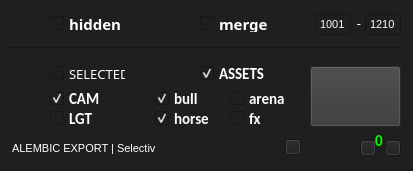
<?xml version="1.0" encoding="UTF-8"?>
<ui version="4.0">
 <class>arAlembicExport</class>
 <widget class="QWidget" name="arAlembicExport">
  <property name="geometry">
   <rect>
    <x>0</x>
    <y>0</y>
    <width>413</width>
    <height>171</height>
   </rect>
  </property>
  <property name="minimumSize">
   <size>
    <width>413</width>
    <height>100</height>
   </size>
  </property>
  <property name="font">
   <font>
    <family>Calibri</family>
    <pointsize>11</pointsize>
    <weight>75</weight>
    <bold>true</bold>
   </font>
  </property>
  <property name="windowTitle">
   <string>arAlembicExport</string>
  </property>
  <property name="windowIcon">
   <iconset resource="../../../../img/img.qrc">
    <normaloff>:/shelf/software/maya/shelf/shelf_alembicExport35.png</normaloff>:/shelf/software/maya/shelf/shelf_alembicExport35.png</iconset>
  </property>
  <property name="styleSheet">
   <string notr="true">color: rgb(255, 255, 255);
background-color: rgb(31, 31, 31);</string>
  </property>
  <widget class="QPushButton" name="btnExport">
   <property name="geometry">
    <rect>
     <x>310</x>
     <y>66</y>
     <width>91</width>
     <height>61</height>
    </rect>
   </property>
   <property name="toolTip">
    <string>export checked groups</string>
   </property>
   <property name="styleSheet">
    <string notr="true">background-color: rgb(56, 56, 56);</string>
   </property>
   <property name="text">
    <string/>
   </property>
   <property name="icon">
    <iconset resource="../../../../img/img.qrc">
     <normaloff>:/btn/btn/btnAlembic91.png</normaloff>:/btn/btn/btnAlembic91.png</iconset>
   </property>
   <property name="iconSize">
    <size>
     <width>91</width>
     <height>46</height>
    </size>
   </property>
   <property name="shortcut">
    <string>Return</string>
   </property>
  </widget>
  <widget class="QPushButton" name="btnHelp">
   <property name="geometry">
    <rect>
     <x>385</x>
     <y>140</y>
     <width>16</width>
     <height>16</height>
    </rect>
   </property>
   <property name="styleSheet">
    <string notr="true">background-color: 'transparent';</string>
   </property>
   <property name="text">
    <string/>
   </property>
   <property name="icon">
    <iconset resource="../../../../img/img.qrc">
     <normaloff>:/btn/btn/btnHelp48.png</normaloff>:/btn/btn/btnHelp48.png</iconset>
   </property>
   <property name="iconSize">
    <size>
     <width>16</width>
     <height>16</height>
    </size>
   </property>
  </widget>
  <widget class="QLineEdit" name="edtMsg">
   <property name="enabled">
    <bool>true</bool>
   </property>
   <property name="geometry">
    <rect>
     <x>10</x>
     <y>140</y>
     <width>266</width>
     <height>16</height>
    </rect>
   </property>
   <property name="font">
    <font>
     <family>MS Shell Dlg 2</family>
     <pointsize>8</pointsize>
     <weight>50</weight>
     <bold>false</bold>
    </font>
   </property>
   <property name="text">
    <string>ALEMBIC EXPORT | Selectiv</string>
   </property>
   <property name="frame">
    <bool>false</bool>
   </property>
   <property name="readOnly">
    <bool>true</bool>
   </property>
  </widget>
  <widget class="QLabel" name="lblCam">
   <property name="geometry">
    <rect>
     <x>30</x>
     <y>90</y>
     <width>16</width>
     <height>16</height>
    </rect>
   </property>
   <property name="styleSheet">
    <string notr="true">background-color: 'transparent';</string>
   </property>
   <property name="text">
    <string/>
   </property>
   <property name="pixmap">
    <pixmap resource="../../../../img/img.qrc">:/btn/btn/btnCamera48.png</pixmap>
   </property>
   <property name="scaledContents">
    <bool>true</bool>
   </property>
  </widget>
  <widget class="QLabel" name="lblAssets">
   <property name="geometry">
    <rect>
     <x>170</x>
     <y>64</y>
     <width>20</width>
     <height>20</height>
    </rect>
   </property>
   <property name="styleSheet">
    <string notr="true">background-color: 'transparent';</string>
   </property>
   <property name="text">
    <string/>
   </property>
   <property name="pixmap">
    <pixmap resource="../../../../img/img.qrc">:/shelf/software/maya/shelf/shelf_default35.png</pixmap>
   </property>
   <property name="scaledContents">
    <bool>true</bool>
   </property>
  </widget>
  <widget class="QPushButton" name="btnReport">
   <property name="geometry">
    <rect>
     <x>360</x>
     <y>140</y>
     <width>16</width>
     <height>16</height>
    </rect>
   </property>
   <property name="styleSheet">
    <string notr="true">background-color: 'transparent';</string>
   </property>
   <property name="text">
    <string/>
   </property>
   <property name="icon">
    <iconset resource="../../../../img/img.qrc">
     <normaloff>:/btn/btn/btnReport48.png</normaloff>:/btn/btn/btnReport48.png</iconset>
   </property>
   <property name="iconSize">
    <size>
     <width>16</width>
     <height>16</height>
    </size>
   </property>
  </widget>
  <widget class="QCheckBox" name="cbxCam">
   <property name="geometry">
    <rect>
     <x>50</x>
     <y>90</y>
     <width>70</width>
     <height>17</height>
    </rect>
   </property>
   <property name="text">
    <string>CAM</string>
   </property>
   <property name="checked">
    <bool>true</bool>
   </property>
  </widget>
  <widget class="QCheckBox" name="cbxAssets">
   <property name="geometry">
    <rect>
     <x>200</x>
     <y>65</y>
     <width>70</width>
     <height>17</height>
    </rect>
   </property>
   <property name="text">
    <string>ASSETS</string>
   </property>
   <property name="checked">
    <bool>true</bool>
   </property>
  </widget>
  <widget class="QCheckBox" name="cbxAssetsChar">
   <property name="geometry">
    <rect>
     <x>155</x>
     <y>90</y>
     <width>70</width>
     <height>17</height>
    </rect>
   </property>
   <property name="text">
    <string>bull</string>
   </property>
   <property name="checked">
    <bool>true</bool>
   </property>
  </widget>
  <widget class="QCheckBox" name="cbxAssetsProp">
   <property name="geometry">
    <rect>
     <x>155</x>
     <y>110</y>
     <width>70</width>
     <height>17</height>
    </rect>
   </property>
   <property name="text">
    <string>horse</string>
   </property>
   <property name="checked">
    <bool>true</bool>
   </property>
  </widget>
  <widget class="QCheckBox" name="cbxAssetsSet">
   <property name="geometry">
    <rect>
     <x>230</x>
     <y>90</y>
     <width>70</width>
     <height>17</height>
    </rect>
   </property>
   <property name="text">
    <string>arena</string>
   </property>
   <property name="checked">
    <bool>false</bool>
   </property>
  </widget>
  <widget class="QCheckBox" name="cbxAssetsFx">
   <property name="geometry">
    <rect>
     <x>230</x>
     <y>110</y>
     <width>70</width>
     <height>17</height>
    </rect>
   </property>
   <property name="text">
    <string>fx</string>
   </property>
   <property name="checked">
    <bool>false</bool>
   </property>
  </widget>
  <widget class="QLabel" name="lblLight">
   <property name="geometry">
    <rect>
     <x>30</x>
     <y>110</y>
     <width>16</width>
     <height>16</height>
    </rect>
   </property>
   <property name="styleSheet">
    <string notr="true">background-color: 'transparent';</string>
   </property>
   <property name="text">
    <string/>
   </property>
   <property name="pixmap">
    <pixmap resource="../../../../img/img.qrc">:/shelf/software/maya/shelf/shelf_suggestion35.png</pixmap>
   </property>
   <property name="scaledContents">
    <bool>true</bool>
   </property>
  </widget>
  <widget class="QCheckBox" name="cbxLight">
   <property name="geometry">
    <rect>
     <x>50</x>
     <y>110</y>
     <width>70</width>
     <height>17</height>
    </rect>
   </property>
   <property name="text">
    <string>LGT</string>
   </property>
  </widget>
  <widget class="QCheckBox" name="cbxMerge">
   <property name="geometry">
    <rect>
     <x>200</x>
     <y>15</y>
     <width>86</width>
     <height>17</height>
    </rect>
   </property>
   <property name="font">
    <font>
     <family>Malgun Gothic</family>
     <pointsize>11</pointsize>
     <weight>75</weight>
     <bold>true</bold>
    </font>
   </property>
   <property name="toolTip">
    <string>merge all groups into one abc</string>
   </property>
   <property name="layoutDirection">
    <enum>Qt::LeftToRight</enum>
   </property>
   <property name="styleSheet">
    <string notr="true">cbxMerge:checked {color: black; background-color: green; border: none; }</string>
   </property>
   <property name="text">
    <string>merge</string>
   </property>
   <property name="checked">
    <bool>false</bool>
   </property>
  </widget>
  <widget class="QPushButton" name="btnOpenFolder">
   <property name="geometry">
    <rect>
     <x>285</x>
     <y>139</y>
     <width>16</width>
     <height>16</height>
    </rect>
   </property>
   <property name="styleSheet">
    <string notr="true">background-color: 'transparent';</string>
   </property>
   <property name="text">
    <string/>
   </property>
   <property name="icon">
    <iconset resource="../../../../img/img.qrc">
     <normaloff>:/btn/btn/btnFolder48.png</normaloff>:/btn/btn/btnFolder48.png</iconset>
   </property>
   <property name="iconSize">
    <size>
     <width>14</width>
     <height>14</height>
    </size>
   </property>
  </widget>
  <widget class="QCheckBox" name="cbxSelected">
   <property name="geometry">
    <rect>
     <x>50</x>
     <y>65</y>
     <width>76</width>
     <height>17</height>
    </rect>
   </property>
   <property name="font">
    <font>
     <family>Malgun Gothic</family>
     <pointsize>10</pointsize>
    </font>
   </property>
   <property name="toolTip">
    <string>export selected objects</string>
   </property>
   <property name="layoutDirection">
    <enum>Qt::LeftToRight</enum>
   </property>
   <property name="text">
    <string>SELECTED</string>
   </property>
   <property name="checked">
    <bool>false</bool>
   </property>
  </widget>
  <widget class="QLineEdit" name="edtFrameEnd">
   <property name="enabled">
    <bool>true</bool>
   </property>
   <property name="geometry">
    <rect>
     <x>365</x>
     <y>14</y>
     <width>36</width>
     <height>21</height>
    </rect>
   </property>
   <property name="font">
    <font>
     <family>MS Shell Dlg 2</family>
     <pointsize>8</pointsize>
     <weight>50</weight>
     <bold>false</bold>
    </font>
   </property>
   <property name="text">
    <string>1210</string>
   </property>
   <property name="frame">
    <bool>true</bool>
   </property>
   <property name="alignment">
    <set>Qt::AlignCenter</set>
   </property>
   <property name="readOnly">
    <bool>false</bool>
   </property>
  </widget>
  <widget class="QLineEdit" name="edtFrameStart">
   <property name="enabled">
    <bool>true</bool>
   </property>
   <property name="geometry">
    <rect>
     <x>315</x>
     <y>14</y>
     <width>36</width>
     <height>21</height>
    </rect>
   </property>
   <property name="font">
    <font>
     <family>MS Shell Dlg 2</family>
     <pointsize>8</pointsize>
     <weight>50</weight>
     <bold>false</bold>
    </font>
   </property>
   <property name="text">
    <string>1001</string>
   </property>
   <property name="frame">
    <bool>true</bool>
   </property>
   <property name="alignment">
    <set>Qt::AlignCenter</set>
   </property>
   <property name="readOnly">
    <bool>false</bool>
   </property>
  </widget>
  <widget class="QLabel" name="lblFrameRange">
   <property name="geometry">
    <rect>
     <x>355</x>
     <y>15</y>
     <width>8</width>
     <height>16</height>
    </rect>
   </property>
   <property name="font">
    <font>
     <family>Malgun Gothic</family>
     <pointsize>10</pointsize>
    </font>
   </property>
   <property name="text">
    <string>-</string>
   </property>
   <property name="alignment">
    <set>Qt::AlignCenter</set>
   </property>
  </widget>
  <widget class="QCheckBox" name="cbxHidden">
   <property name="geometry">
    <rect>
     <x>50</x>
     <y>15</y>
     <width>86</width>
     <height>17</height>
    </rect>
   </property>
   <property name="font">
    <font>
     <family>Malgun Gothic</family>
     <pointsize>11</pointsize>
     <weight>75</weight>
     <bold>true</bold>
    </font>
   </property>
   <property name="toolTip">
    <string>export hidden objects as visible</string>
   </property>
   <property name="layoutDirection">
    <enum>Qt::LeftToRight</enum>
   </property>
   <property name="text">
    <string>hidden</string>
   </property>
   <property name="checked">
    <bool>false</bool>
   </property>
  </widget>
  <widget class="Line" name="line">
   <property name="geometry">
    <rect>
     <x>10</x>
     <y>40</y>
     <width>391</width>
     <height>16</height>
    </rect>
   </property>
   <property name="orientation">
    <enum>Qt::Horizontal</enum>
   </property>
  </widget>
  <widget class="QLabel" name="lblUser">
   <property name="geometry">
    <rect>
     <x>310</x>
     <y>140</y>
     <width>16</width>
     <height>16</height>
    </rect>
   </property>
   <property name="toolTip">
    <string>User</string>
   </property>
   <property name="styleSheet">
    <string notr="true">background-color: 'transparent'</string>
   </property>
   <property name="text">
    <string/>
   </property>
   <property name="pixmap">
    <pixmap>:/placeholder/placeholder/000_user.png</pixmap>
   </property>
   <property name="scaledContents">
    <bool>true</bool>
   </property>
  </widget>
  <widget class="QLabel" name="lblErrorCount">
   <property name="geometry">
    <rect>
     <x>375</x>
     <y>135</y>
     <width>12</width>
     <height>12</height>
    </rect>
   </property>
   <property name="styleSheet">
    <string notr="true">background-color: 'transparent'; 
color: rgb(0, 255, 0);</string>
   </property>
   <property name="text">
    <string>0</string>
   </property>
  </widget>
  <zorder>lblFrameRange</zorder>
  <zorder>btnExport</zorder>
  <zorder>btnHelp</zorder>
  <zorder>edtMsg</zorder>
  <zorder>lblCam</zorder>
  <zorder>lblAssets</zorder>
  <zorder>btnReport</zorder>
  <zorder>cbxCam</zorder>
  <zorder>cbxAssets</zorder>
  <zorder>cbxAssetsChar</zorder>
  <zorder>cbxAssetsProp</zorder>
  <zorder>cbxAssetsSet</zorder>
  <zorder>cbxAssetsFx</zorder>
  <zorder>lblLight</zorder>
  <zorder>cbxLight</zorder>
  <zorder>cbxMerge</zorder>
  <zorder>btnOpenFolder</zorder>
  <zorder>cbxSelected</zorder>
  <zorder>edtFrameEnd</zorder>
  <zorder>edtFrameStart</zorder>
  <zorder>cbxHidden</zorder>
  <zorder>line</zorder>
  <zorder>lblUser</zorder>
  <zorder>lblErrorCount</zorder>
 </widget>
 <resources>
  <include location="../../../../img/img.qrc"/>
 </resources>
 <connections/>
</ui>
